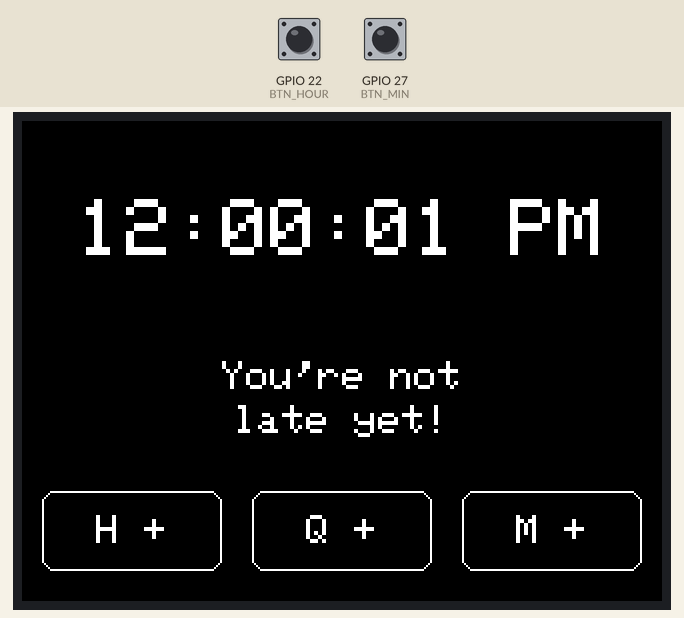
Simulated run of this sketch. Board: ESP32. Shown: 320×240 colour display. Inputs (shaded band) come from the test bench; at power-on: GPIO 22 (BTN_HOUR) HIGH, GPIO 27 (BTN_MIN) HIGH. Random numbers use the default seed unless the sketch sets one.

Above: at 2.0 s.
2.1 s: GPIO 22 (BTN_HOUR) pulled LOW for 0.65 s
At 4.5 s:
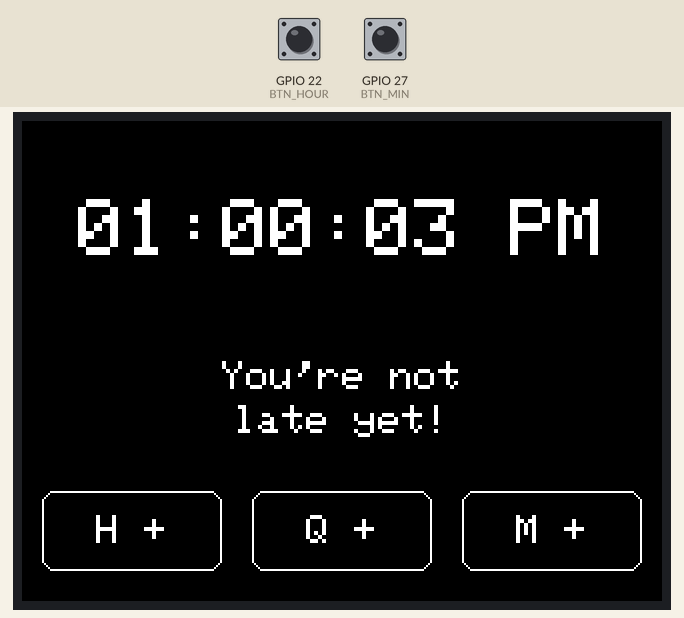
6.2 s: GPIO 27 (BTN_MIN) pulled LOW for 1 s
At 8.9 s:
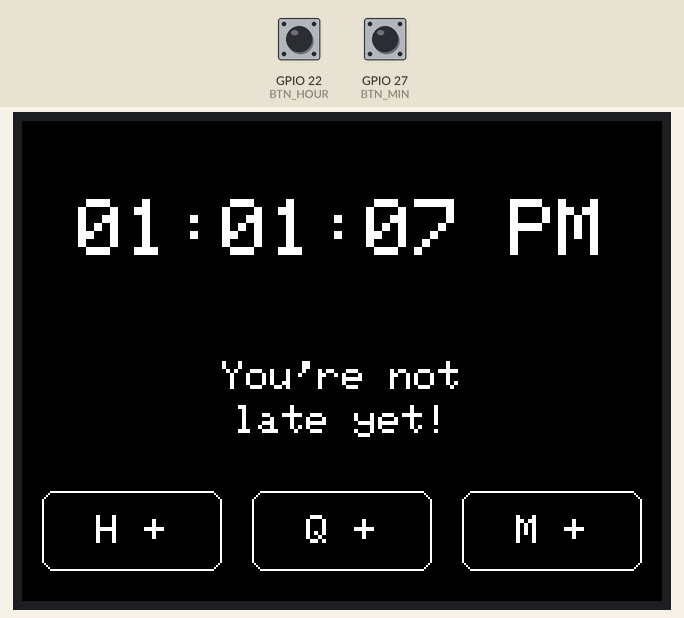
10.6 s: GPIO 22 (BTN_HOUR) pulled LOW for 1 s
At 13.0 s:
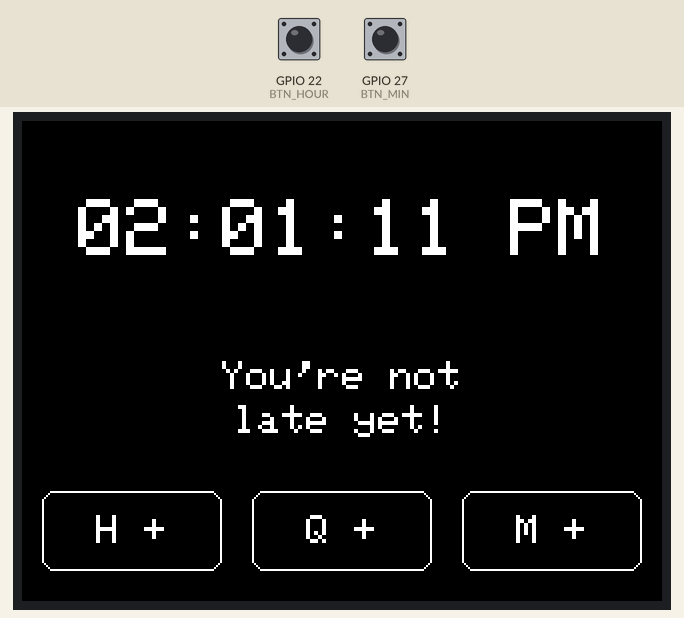
15.1 s: GPIO 27 (BTN_MIN) pulled LOW for 1 s
At 17.8 s:
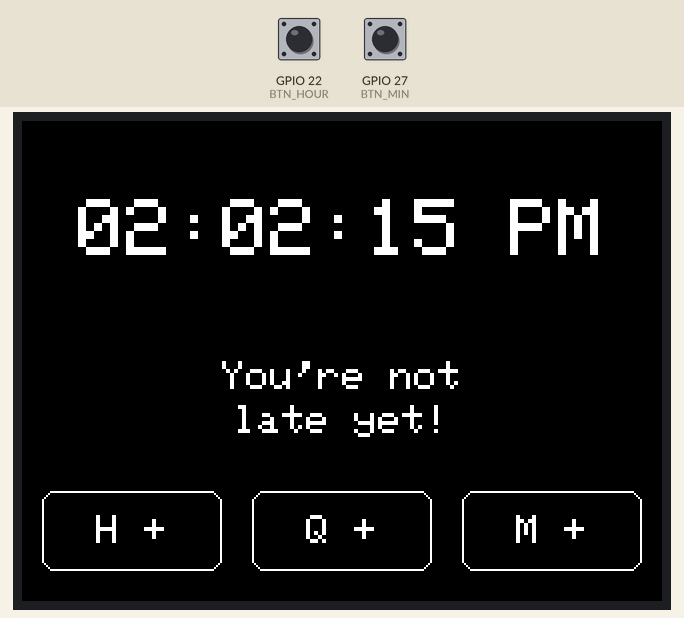
Timing chart, 0 to 19.3 s (numbered marks = the images above; inputs shaded):
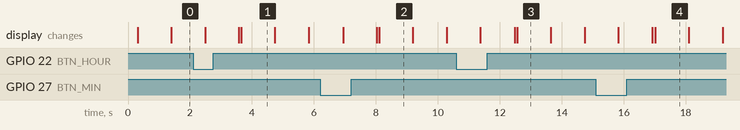

The sketch:

ESP32ArduinoClock.ino
```cpp
/*******************************************************
 *  ESP32-2432S028R CLOCK + TOUCH + PHYSICAL BUTTONS
 *
 *  ----------- PHYSICAL WIRING (BUTTONS) -----------
 *
 *  BUTTONS USE INTERNAL PULL-UPS:
 *      One side of button → GPIO pin
 *      Other side → GND
 *
 *  FINAL BUTTON ASSIGNMENTS:
 *      Hour Button  → GPIO22
 *      Minute Button → GPIO27
 *
 *******************************************************/

#include <TFT_eSPI.h>
#include <XPT2046_Touchscreen.h>
#include <SPI.h>

// -----------------------------
// TOUCH PIN DEFINITIONS
// -----------------------------
#define TOUCH_CS   33
#define TOUCH_IRQ  36
#define TOUCH_CLK  25
#define TOUCH_MISO 39
#define TOUCH_MOSI 32

// -----------------------------
// PHYSICAL BUTTON PINS
// -----------------------------
#define BTN_HOUR 22
#define BTN_MIN  27

// -----------------------------
// DISPLAY + TOUCH OBJECTS
// -----------------------------
TFT_eSPI tft = TFT_eSPI();
SPIClass touchSPI(VSPI);
XPT2046_Touchscreen ts(TOUCH_CS, TOUCH_IRQ);

// -----------------------------
// TOUCH BUTTON STRUCTURE
// -----------------------------
struct Button {
  int x, y, w, h;
  const char* label;
};

Button btnHourTouch  = { 10,  185, 90, 40, "H +" };
Button btnQuoteTouch = { 115, 185, 90, 40, "Q +" };
Button btnMinTouch   = { 220, 185, 90, 40, "M +" };

// -----------------------------
// CLOCK VARIABLES
// -----------------------------
int hourVal = 12;
int minVal  = 0;
int secVal  = 0;
int lastHourDisplayed = -1;

// -----------------------------
// QUOTES
// -----------------------------
const char* quotes[] = {
  "You're not late yet!",
  "Press your A button",
  "If you have a flaw, make it a style.",
  "This is a longer quote example that will require two lines and a scrollbar."
};

int quoteIndex = 0;
int totalQuotes = sizeof(quotes) / sizeof(quotes[0]);

String segments[10];
int segmentCount = 0;
int currentSegment = 0;
unsigned long lastSegmentSwitch = 0;
int segmentDuration = 5000;

// -----------------------------
// TOUCH CALIBRATION
// -----------------------------
int mapX(int rawX) { return map(rawX, 259, 3633, 0, 319); }
int mapY(int rawY) { return map(rawY, 625, 3550, 0, 239); }

// -----------------------------
// DRAW TOUCH BUTTON
// -----------------------------
void drawButton(Button &b) {
  tft.fillRoundRect(b.x, b.y, b.w, b.h, 6, TFT_BLACK);
  tft.drawRoundRect(b.x, b.y, b.w, b.h, 6, TFT_WHITE);
  tft.setTextColor(TFT_WHITE, TFT_BLACK);
  tft.setTextDatum(MC_DATUM);
  tft.setTextSize(2);
  tft.drawString(b.label, b.x + b.w/2, b.y + b.h/2);
}

// -----------------------------
// TOUCH BUTTON HIT TEST
// -----------------------------
bool inButton(Button &b, int x, int y) {
  return (x >= b.x && x <= b.x + b.w &&
          y >= b.y && y <= b.y + b.h);
}

// -----------------------------
// QUOTE SEGMENTATION
// -----------------------------
void segmentQuote() {
  String q = quotes[quoteIndex];

  int maxChars = 40;
  segmentCount = 0;
  currentSegment = 0;

  for (int i = 0; i < q.length(); i += maxChars) {
    segments[segmentCount++] = q.substring(i, i + maxChars);
  }

  lastSegmentSwitch = millis();
}

// -----------------------------
// DRAW QUOTE
// -----------------------------
void drawQuote() {
  tft.fillRect(0, 110, 320, 60, TFT_BLACK);

  tft.setTextColor(TFT_WHITE, TFT_BLACK);
  tft.setTextSize(2);
  tft.setTextDatum(MC_DATUM);

  String seg = segments[currentSegment];

  int mid = seg.length() / 2;
  int split = mid;

  for (int i = mid; i > 0; i--) {
    if (seg[i] == ' ') {
      split = i;
      break;
    }
  }

  String line1 = seg.substring(0, split);
  String line2 = seg.substring(split + 1);

  tft.drawString(line1, 160, 128);
  tft.drawString(line2, 160, 150);
}

// -----------------------------
// UPDATE CLOCK DISPLAY
// -----------------------------
void updateClockDisplay() {
  tft.fillRect(0, 0, 320, 110, TFT_BLACK);

  bool isPM = (hourVal >= 12);
  int displayHour = hourVal;
  if (displayHour == 0) displayHour = 12;
  if (displayHour > 12) displayHour -= 12;

  char buf[32];
  sprintf(buf, "%02d:%02d:%02d %s",
          displayHour, minVal, secVal,
          isPM ? "PM" : "AM");

  tft.setTextColor(TFT_WHITE, TFT_BLACK);
  tft.setTextDatum(MC_DATUM);
  tft.setTextSize(4);
  tft.drawString(buf, 160, 55);
}

// -----------------------------
// SEGMENT CYCLING
// -----------------------------
void updateSegment() {
  if (millis() - lastSegmentSwitch >= segmentDuration) {
    currentSegment++;
    if (currentSegment >= segmentCount) currentSegment = 0;
    lastSegmentSwitch = millis();
    drawQuote();
  }
}

// -----------------------------
// HOURLY QUOTE ROTATION
// -----------------------------
void hourlyUpdate() {
  if (minVal == 0 && secVal == 0 && hourVal != lastHourDisplayed) {
    lastHourDisplayed = hourVal;

    quoteIndex = random(totalQuotes);
    segmentQuote();
    drawQuote();
  }
}

// -----------------------------
// PHYSICAL BUTTON HANDLER
// -----------------------------
void handlePhysicalButtons() {
  static bool hourWasPressed = false;
  static bool minWasPressed  = false;

  bool hourPressed = (digitalRead(BTN_HOUR) == LOW);
  bool minPressed  = (digitalRead(BTN_MIN)  == LOW);

  if (hourWasPressed && !hourPressed) {
    hourVal = (hourVal + 1) % 24;
    updateClockDisplay();
    drawQuote();
  }

  if (minWasPressed && !minPressed) {
    minVal = (minVal + 1) % 60;
    updateClockDisplay();
    drawQuote();
  }

  hourWasPressed = hourPressed;
  minWasPressed  = minPressed;
}

// -----------------------------
// TOUCH HANDLER
// -----------------------------
void handleTouch() {
  static bool wasTouched = false;
  static bool hourPressed = false;
  static bool quotePressed = false;
  static bool minPressed = false;

  if (ts.touched()) {
    TS_Point p = ts.getPoint();
    int x = mapX(p.x);
    int y = mapY(p.y);

    wasTouched = true;

    if (inButton(btnHourTouch, x, y)) hourPressed = true;
    if (inButton(btnQuoteTouch, x, y)) quotePressed = true;
    if (inButton(btnMinTouch,  x, y)) minPressed  = true;

  } else {
    if (wasTouched) {
      if (hourPressed) hourVal = (hourVal + 1) % 24;
      if (quotePressed) {
        quoteIndex = random(totalQuotes);
        segmentQuote();
      }
      if (minPressed) minVal = (minVal + 1) % 60;

      updateClockDisplay();
      drawQuote();
    }

    wasTouched = false;
    hourPressed = false;
    quotePressed = false;
    minPressed = false;
  }
}

// -----------------------------
// SETUP
// -----------------------------
void setup() {
  Serial.begin(115200);

  pinMode(BTN_HOUR, INPUT_PULLUP);
  pinMode(BTN_MIN, INPUT_PULLUP);

  tft.init();
  tft.setRotation(1);
  tft.fillScreen(TFT_BLACK);

  touchSPI.begin(TOUCH_CLK, TOUCH_MISO, TOUCH_MOSI, TOUCH_CS);
  ts.begin(touchSPI);
  ts.setRotation(1);

  segmentQuote();
  updateClockDisplay();
  drawQuote();

  drawButton(btnHourTouch);
  drawButton(btnQuoteTouch);
  drawButton(btnMinTouch);
}

// -----------------------------
// LOOP
// -----------------------------
void loop() {
  handlePhysicalButtons();
  handleTouch();
  updateSegment();

  delay(1000);
  secVal++;
  if (secVal > 59) {
    secVal = 0;
    minVal++;
    if (minVal > 59) {
      minVal = 0;
      hourVal++;
      if (hourVal > 23) hourVal = 0;
    }
  }

  hourlyUpdate();
  updateClockDisplay();
  drawQuote();

  drawButton(btnHourTouch);
  drawButton(btnQuoteTouch);
  drawButton(btnMinTouch);
}
```

Measured:
- what the display in image 1 shows lasts 1.0 s, from 3.7 s to 4.7 s
